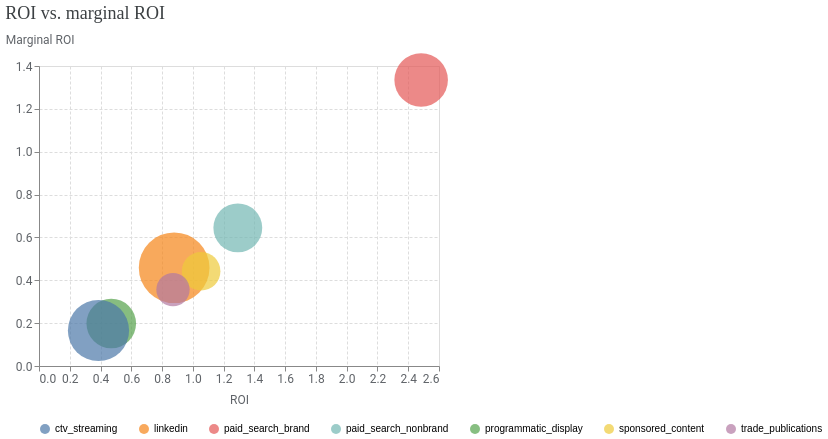

Notebook code cell kept with this figure:
### Code cell
viz.plot_roi_vs_mroi()

### Figure 1 — Vega-Lite specification as saved in the notebook (floating-point values rounded to 4 significant figures)
{"config": {"view": {"continuousWidth": 300, "continuousHeight": 300}, "axis": {"gridDash": [3, 2], "labelColor": "#5F6368", "labelFont": "Roboto", "labelFontSize": 12, "titleColor": "#5F6368", "titleFont": "Roboto", "titleFontSize": 12, "titleFontWeight": "normal", "titlePadding": 10}}, "data": {"name": "data-27ae6cb0773ac786d470f235ecb4c46b"}, "mark": {"type": "circle", "size": 80, "tooltip": true}, "encoding": {"color": {"field": "channel", "legend": {"columnPadding": 20, "columns": 7, "orient": "bottom", "rowPadding": 10, "title": null}, "type": "nominal"}, "size": {"field": "spend", "legend": null, "scale": {"range": [100, 5000]}, "type": "quantitative"}, "x": {"field": "roi", "scale": {}, "title": "ROI", "type": "quantitative"}, "y": {"axis": {"titleAlign": "left", "titleAngle": 0, "titleY": -20}, "field": "mroi", "scale": {}, "title": "Marginal ROI", "type": "quantitative"}}, "title": {"text": "ROI vs. marginal ROI", "anchor": "start", "color": "#3C4043", "font": "Google Sans Display", "fontSize": 18, "fontWeight": "normal", "offset": 10}, "width": 400, "$schema": "https://vega.github.io/schema/vega-lite/v5.20.1.json", "datasets": {"data-27ae6cb0773ac786d470f235ecb4c46b": [{"channel": "paid_search_brand", "roi": 2.484, "mroi": 1.335, "spend": 16930000.0}, {"channel": "paid_search_nonbrand", "roi": 1.292, "mroi": 0.6446, "spend": 13990000.0}, {"channel": "linkedin", "roi": 0.8784, "mroi": 0.4585, "spend": 30000000.0}, {"channel": "programmatic_display", "roi": 0.4698, "mroi": 0.1983, "spend": 14440000.0}, {"channel": "ctv_streaming", "roi": 0.3867, "mroi": 0.1657, "spend": 22340000.0}, {"channel": "sponsored_content", "roi": 1.054, "mroi": 0.4421, "spend": 8516000.0}, {"channel": "trade_publications", "roi": 0.8709, "mroi": 0.3565, "spend": 6207000.0}]}}
